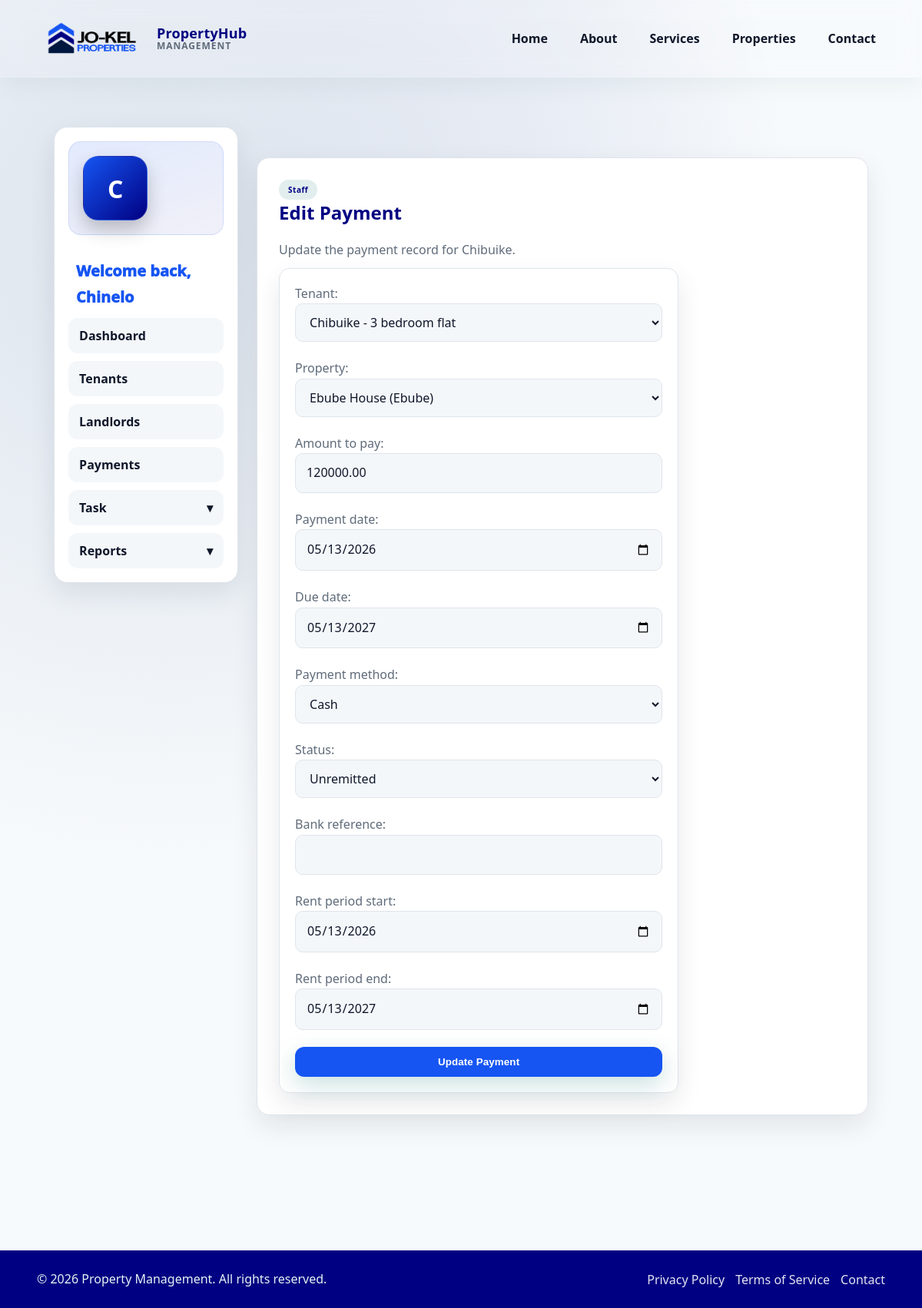
Page /accounts/staff/payments/2/edit/ (signed in) on the committed database.
### apps/payments/models.py (models this page shows, shortened)
class Payment(models.Model):
    STATUS_UNREMITTED = 'unremitted'
    STATUS_REMITTED = 'remitted'
    STATUS_CHOICES = [
        (STATUS_UNREMITTED, 'Unremitted'),
        (STATUS_REMITTED, 'Remitted'),
    ]
    PAYMENT_METHOD_CASH = 'cash'
    PAYMENT_METHOD_TRANSFER = 'transfer'
    PAYMENT_METHOD_CARD = 'card'
    PAYMENT_METHOD_OTHER = 'other'
    PAYMENT_METHOD_CHOICES = [
        (PAYMENT_METHOD_CASH, 'Cash'),
        (PAYMENT_METHOD_TRANSFER, 'Transfer'),
        (PAYMENT_METHOD_CARD, 'Card'),
        (PAYMENT_METHOD_OTHER, 'Other'),
    ]
    tenant = models.ForeignKey(
        Tenant,
        on_delete=models.SET_NULL,
        related_name='payments',
        null=True,
        blank=True,
    )
    property = models.ForeignKey(
        Property,
        on_delete=models.SET_NULL,
        related_name='payments',
        null=True,
        blank=True,
    )
    tenant_name = models.CharField(max_length=160)
    property_name = models.CharField(max_length=160)
    amount_to_pay = models.DecimalField(max_digits=12, decimal_places=2)
    amount_paid = models.DecimalField(max_digits=12, decimal_places=2, default=0)
    payment_date = models.DateField(null=True, blank=True)
    due_date = models.DateField()
    payment_method = models.CharField(max_length=20, choices=PAYMENT_METHOD_CHOICES)
    status = models.CharField(max_length=20, choices=STATUS_CHOICES, default=STATUS_UNREMITTED)
    expected = models.DecimalField(max_digits=12, decimal_places=2, null=True, blank=True)
    bank_reference = models.CharField(max_length=120, blank=True)
    recorded_by = models.ForeignKey(
        settings.AUTH_USER_MODEL,
        on_delete=models.SET_NULL,
        related_name='recorded_payments',
        null=True,
        blank=True,
    )
    rent_period_start = models.DateField()
    rent_period_end = models.DateField()
    created_at = models.DateTimeField(auto_now_add=True)
    updated_at = models.DateTimeField(auto_now=True)
    class Meta:
        ordering = ['-due_date', '-created_at']

### apps/accounts/views.py (the view, shortened to what this page needs)
# urls.py: path('staff/payments/<int:pk>/edit/', StaffPaymentUpdateView.as_view(), name='staff-payment-update'),
class StaffPaymentUpdateView(StaffOnlyMixin, UpdateView):
    model = Payment
    form_class = StaffPaymentForm
    template_name = 'accounts/staff_payment_form.html'
    def get_queryset(self):
        staff_profile = self.get_staff_profile()
        landlords = staff_profile.landlords.all()
        return (
            Payment.objects.filter(
                Q(tenant__in=staff_profile.tenants.all()) |
                Q(property__landlord__in=landlords)
            )
            .distinct()
        )
    def get_form_kwargs(self):
        kwargs = super().get_form_kwargs()
        kwargs['staff_profile'] = self.get_staff_profile()
        kwargs['recorded_by'] = self.request.user
        return kwargs
    def get_context_data(self, **kwargs):
        context = super().get_context_data(**kwargs)
        payment = self.object
        context.update(
            {
                'form_mode': 'edit',
                'form_title': 'Edit Payment',
                'form_intro': f'Update the payment record for {payment.tenant_name}.',
            }
        )
        return context

### apps/accounts/adapter.py (called while the page is built)
def get_user_role(user):
    if not user.is_authenticated:
        return UserProfile.ROLE_USER
    profile = getattr(user, 'profile', None)
    if profile and profile.role:
        return profile.role
    if user.is_staff:
        return UserProfile.ROLE_STAFF
    return UserProfile.ROLE_USER

### apps/accounts/views.py (called while the page is built)
    def dispatch(self, request, *args, **kwargs):
        if get_user_role(request.user) != UserProfile.ROLE_STAFF:
            return redirect(get_dashboard_url_for_user(request.user))
        return super().dispatch(request, *args, **kwargs)

    def get_staff_profile(self):
        staff_profile, _ = StaffProfile.objects.get_or_create(user=self.request.user)
        return staff_profile

### apps/properties/models.py (called while the page is built)
    def __str__(self):
        return f'{self.property_name} ({self.landlord.user.username or self.landlord.user.email})'

### apps/tenants/models.py (called while the page is built)
    def __str__(self):
        return f'{self.name} - {self.apartment_type}'

### templates/accounts/staff_payment_form.html (shortened to what this page needs)
{% extends 'dashboard/staff_base.html' %}
{% block dashboard_content %}
<section>
    <span class="pill">Staff</span>
    <h1>{{ form_title|default:"Add Payment" }}</h1>
    <p>{{ form_intro|default:"Record a payment for one of the tenants and properties assigned to your staff account." }}</p>
    <form method="post">
        {{ form.as_p }}
        <button type="submit">{% if form_mode == 'edit' %}Update Payment{% else %}Save Payment{% endif %}</button>
    </form>
</section>
{% endblock %}

### dashboard/templates/dashboard/staff_base.html (shortened to what this page needs)
{% extends 'dashboard/base.html' %}
{% block dashboard_sidebar %}
<div class="sidebar-profile">
    <div class="sidebar-profile-avatar" aria-hidden="true">
        {{ request.user.get_full_name|default:request.user.username|slice:":1"|upper }}
    </div>
</div>
<div class="sidebar-profile-copy">
      <p class="sidebar-profile-greeting">Welcome back, {{ request.user.get_full_name|default:request.user.username }}</p>
</div>
<nav class="sidebar-nav">
    <ul>
        <li><a href="{% url 'dashboard:index' %}">Dashboard</a></li>
        <li><a href="{% url 'accounts:staff-tenant-list' %}">Tenants</a></li>
        <li><a href="{% url 'accounts:staff-landlord-list' %}">Landlords</a></li>
        <li><a href="{% url 'accounts:staff-payment-list' %}">Payments</a></li>
        <li class="sidebar-dropdown-item">
            <details class="sidebar-dropdown">
                <summary>Task</summary>
            </details>
        </li>
        <li class="sidebar-dropdown-item">
            <details class="sidebar-dropdown">
                <summary>Reports</summary>
            </details>
        </li>
    </ul>
</nav>
{% endblock %}

### static/css/style.css (style rules this page uses)
:root { --primary: #1655f2; --primary-dark: #000082; --accent: #ffe600; --primary: #1655f2; --primary-dark: #000082;; --accent: #ffe600; --surface: #ffffff; --surface-muted: #f5f7fb; --text: #010610; --muted: #6b7280; --border: #e5e7eb; --shadow: 0 14px 34px rgba(17, 24, 39, 0.08); --surface-muted: #f4f7fa; --text: #0f172a; --muted: #5f6b7a; --border: #dfe5ec; --shadow: 0 14px 34px rgba(15, 23, 42, 0.09); }
*, *::before, *::after { box-sizing: border-box; }
body { margin: 0; font-family: 'system-ui', -apple-system, BlinkMacSystemFont, 'Segoe UI', Roboto, Helvetica, Arial, sans-serif, 'Apple Color Emoji', 'Segoe UI Emoji', 'Segoe UI Symbol'; color: var(--text); background: radial-gradient(circle at 18% 18%, rgba(58, 89, 146, 0.14) 0, #f7fafc 48%), radial-gradient(circle at 82% 0%, rgba(19, 24, 168, 0.12) 0, #f7fafc 36%), #f7fafc; min-height: 100vh; }
a { color: inherit; text-decoration: none; }
section { margin-top: 40px; background: var(--surface); border: 1px solid var(--border); border-radius: 16px; padding: 28px; box-shadow: var(--shadow); }
section p { margin: 0 0 10px; color: var(--muted); line-height: 1.6; }
h1, h2, h3, h4, h5, h6 { color: var(--primary-dark); margin-top: 0; }
p { line-height: 1.7; color: var(--muted); }
button, .btn { display: inline-flex; align-items: center; justify-content: center; gap: 8px; padding: 12px 16px; border-radius: 12px; border: none; background: var(--primary); color: #ffffff; font-weight: 700; letter-spacing: 0.01em; cursor: pointer; transition: transform 0.2s ease, box-shadow 0.2s ease, background 0.2s ease; box-shadow: 0 10px 30px rgba(15, 118, 110, 0.22); }
form { display: grid; gap: 12px; max-width: 520px; padding: 20px; background: var(--surface); border: 1px solid var(--border); border-radius: 14px; box-shadow: var(--shadow); }
input, textarea, select { width: 100%; padding: 12px 14px; border-radius: 10px; border: 1px solid var(--border); background: var(--surface-muted); font: inherit; color: var(--text); transition: border 0.2s ease, box-shadow 0.2s ease; }
.pill { display: inline-block; padding: 6px 12px; border-radius: 999px; background: rgba(15, 118, 110, 0.12); color: var(--primary-dark); font-weight: 600; font-size: 10px; letter-spacing: 0.05em; }
.sidebar-profile { display: grid; gap: 14px; margin-bottom: 20px; padding: 18px; border-radius: 16px; background: linear-gradient(160deg, rgba(22, 85, 242, 0.12), rgba(0, 0, 130, 0.06)); border: 1px solid rgba(22, 85, 242, 0.12); }
.sidebar-profile-avatar { width: 84px; height: 84px; border-radius: 20px; display: flex; align-items: center; justify-content: center; background: linear-gradient(135deg, var(--primary) 0%, var(--primary-dark) 100%); color: #ffffff; font-size: 32px; font-weight: 900; text-transform: uppercase; box-shadow: 0 12px 24px rgba(0, 0, 0, 0.22); border: 1px solid rgba(255, 255, 255, 0.12); }
.sidebar-profile-copy { display: grid; gap: 4px; }
.sidebar-profile-copy p { margin: 10px; font-size: 20px; font-weight: 1000; color: var(--primary) }
.sidebar-nav ul { list-style: none; margin: 0; padding: 0; display: grid; gap: 10px; }
.sidebar-nav a { display: block; padding: 12px 14px; border-radius: 12px; font-weight: 700; color: var(--text); background: var(--surface-muted); transition: background 0.2s ease, color 0.2s ease, transform 0.2s ease; }
.sidebar-dropdown-item { position: relative; }
.sidebar-dropdown { width: 100%; }
.sidebar-dropdown summary { list-style: none; cursor: pointer; display: block; padding: 12px 14px; border-radius: 12px; font-weight: 700; color: var(--text); background: var(--surface-muted); transition: background 0.2s ease, color 0.2s ease; }
.sidebar-dropdown summary::marker, .sidebar-dropdown summary::-webkit-details-marker { display: none; }
.sidebar-dropdown summary::after { content: '\25BE'; float: right; transition: transform 0.2s ease; }

### rows in the picture
Payment: tenant "Chibuike - 3 bedroom flat", property "Ebube House (Ebube)", amount_to_pay "120000.00", payment_date "05/13/2026", due_date "05/13/2027", payment_method "Cash", status "Unremitted", rent_period_start "05/13/2026", rent_period_end "05/13/2027"

### other values in the picture
{{ request.user.get_full_name|default:request.user.username }} "Chinelo"
